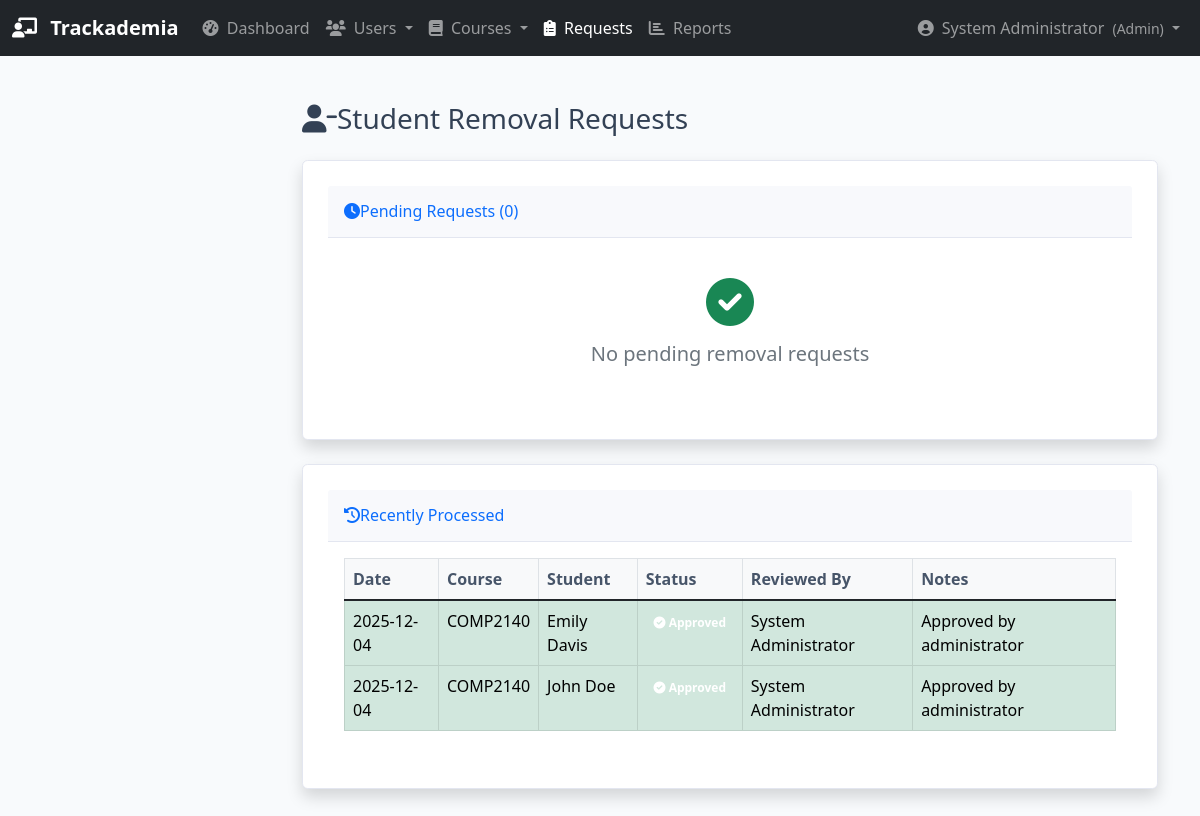
Page /admin/removal-requests (signed in) on the earlier database version.
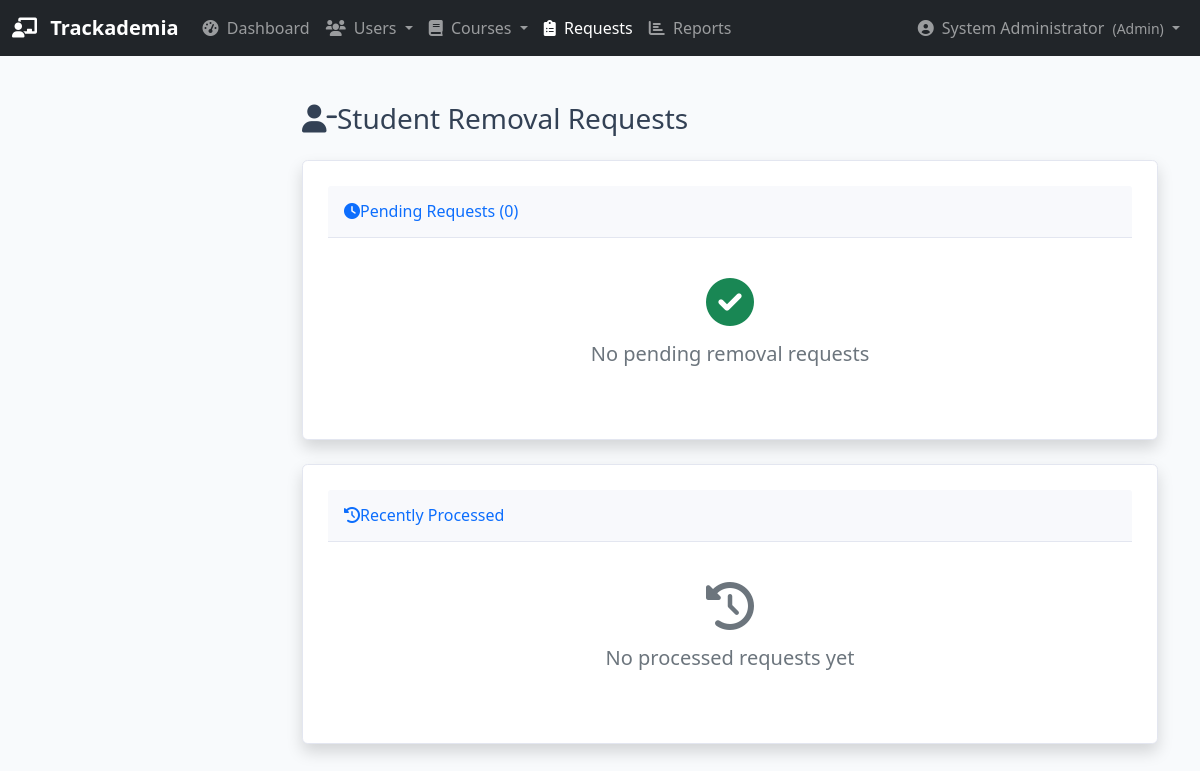
Same page on the later database version.
### database.py (models this page shows, shortened)
class User(db.Model):
    __tablename__ = 'users'
    id = db.Column(db.Integer, primary_key=True)
    username = db.Column(db.String(80), unique=True, nullable=False)
    password_hash = db.Column(db.String(200), nullable=False)
    name = db.Column(db.String(100), nullable=False)
    email = db.Column(db.String(120), unique=True, nullable=True)
    user_type = db.Column(db.String(20), nullable=False)  # 'admin', 'lecturer', or 'student'
    is_active = db.Column(db.Boolean, default=True)
    created_at = db.Column(db.DateTime, default=datetime.utcnow)

class RemovalRequest(db.Model):
    __tablename__ = 'removal_requests'
    id = db.Column(db.Integer, primary_key=True)
    student_id = db.Column(db.Integer, db.ForeignKey('students.id'), nullable=False)
    course_id = db.Column(db.Integer, db.ForeignKey('courses.id'), nullable=False)
    lecturer_id = db.Column(db.Integer, db.ForeignKey('lecturers.id'), nullable=False)
    reason = db.Column(db.Text, nullable=False)
    status = db.Column(db.String(20), default='pending')  # pending, approved, rejected
    created_at = db.Column(db.DateTime, default=datetime.utcnow)
    reviewed_by = db.Column(db.Integer, db.ForeignKey('admins.id'), nullable=True)
    reviewed_at = db.Column(db.DateTime, nullable=True)
    review_notes = db.Column(db.Text, nullable=True)
    student = db.relationship('Student')
    course = db.relationship('Course')
    lecturer = db.relationship('Lecturer')
    admin_reviewer = db.relationship('Admin', foreign_keys=[reviewed_by])

class Course(db.Model):
    __tablename__ = 'courses'
    id = db.Column(db.Integer, primary_key=True)
    name = db.Column(db.String(200), nullable=False)
    code = db.Column(db.String(50), unique=True)
    description = db.Column(db.Text, nullable=True)
    credits = db.Column(db.Integer, default=3)
    semester = db.Column(db.String(50))  # Fall 2024, Spring 2025, etc.
    max_capacity = db.Column(db.Integer, default=30)
    lecturer_id = db.Column(db.Integer, db.ForeignKey('lecturers.id'), nullable=False)
    is_active = db.Column(db.Boolean, default=True)
    created_at = db.Column(db.DateTime, default=datetime.utcnow)
    students = db.relationship('Student',
                              secondary=enrollments,
                              back_populates='courses')
    sessions = db.relationship('Session', backref='course', lazy=True)

### app.py (the view)
@app.route('/admin/removal-requests')
def admin_removal_requests():
    if flask_session.get('user_type') != 'admin':
        flash('Access denied. Admin privileges required.', 'error')
        return redirect(url_for('login'))
    all_requests = db.session.query(RemovalRequest).order_by(RemovalRequest.created_at.desc()).all()
    pending_requests = [r for r in all_requests if r.status == 'pending']
    recent_requests = [r for r in all_requests if r.status != 'pending'][:10]  # Last 10 processed
    return render_template('admin_removal_requests.html',
                         pending_requests=pending_requests,
                         recent_requests=recent_requests)

### app.py (called while the page is built)
@app.before_request
def require_login():
    allowed_routes = ['login', 'static']
    if request.endpoint not in allowed_routes and 'user_id' not in flask_session:
        return redirect(url_for('login'))

@app.context_processor
def inject_pending_requests():
    if flask_session.get('user_type') == 'admin':
        pending_count = db.session.query(RemovalRequest).filter_by(status='pending').count()
        return dict(pending_requests_count=pending_count)
    return dict(pending_requests_count=0)

### templates/admin_removal_requests.html (shortened to what this page needs)
{% extends "base.html" %}
{% block content %}
<div class="container-fluid">
    <div class="d-sm-flex align-items-center justify-content-between mb-4">
        <h1 class="h3 mb-0 text-gray-800">
            <i class="fas fa-user-minus mr-2"></i>Student Removal Requests
        </h1>
    </div>
    <div class="card shadow mb-4">
        <div class="card-header py-3 d-flex justify-content-between align-items-center">
            <h6 class="m-0 font-weight-bold text-primary">
                <i class="fas fa-clock mr-2"></i>Pending Requests ({{ pending_requests|length }})
            </h6>
        </div>
        <div class="card-body">
            {% if pending_requests %}
            <div class="table-responsive">
                <table class="table table-bordered" id="pendingRequestsTable" width="100%" cellspacing="0">
                    <thead>
                        <tr>
                            <th>Date</th>
                            <th>Course</th>
                            <th>Student</th>
                            <th>Lecturer</th>
                            <th>Reason</th>
                            <th>Actions</th>
                        </tr>
                    </thead>
                    <tbody>
                        {% for request in pending_requests %}
                        <tr>
                            <td>{{ request.created_at.strftime('%Y-%m-%d') }}</td>
                            <td>
                                <strong>{{ request.course.code }}</strong><br>
                                <small class="text-muted">{{ request.course.name }}</small>
                            </td>
                            <td>
                                {{ request.student.user.name }}<br>
                                <small class="text-muted">{{ request.student.student_id }}</small>
                            </td>
                            <td>{{ request.lecturer.user.name }}</td>
                            <td>
                                <div class="reason-text" style="max-width: 200px;">
                                    {{ request.reason[:100] }}
                                    {% if request.reason|length > 100 %}
                                    ... <a href="#" class="text-primary" onclick="showFullReason('{{ request.id }}')">Read more</a>
                                    {% endif %}
                                </div>
                            </td>
                            <td>
                                <div class="btn-group-vertical">
                                    <button onclick="approveRequest('{{ request.id }}')"
                                            class="btn btn-success btn-sm mb-1">
                                        <i class="fas fa-check"></i> Approve
                                    </button>
                                    <button onclick="rejectRequest('{{ request.id }}')"
                                            class="btn btn-danger btn-sm mb-1">
                                        <i class="fas fa-times"></i> Reject
                                    </button>
                                    <button onclick="showRequestDetails('{{ request.id }}')"
                                            class="btn btn-info btn-sm">
                                        <i class="fas fa-eye"></i> Details
                                    </button>
                                </div>
                            </td>
                        </tr>
                        {% endfor %}
                    </tbody>
                </table>
            </div>
            {% else %}
            <div class="text-center py-4">
                <i class="fas fa-check-circle fa-3x text-success mb-3"></i>
                <h5 class="text-muted">No pending removal requests</h5>
            </div>
            {% endif %}
        </div>
    </div>
    <div class="card shadow">
        <div class="card-header py-3">
            <h6 class="m-0 font-weight-bold text-primary">
                <i class="fas fa-history mr-2"></i>Recently Processed
            </h6>
        </div>
        <div class="card-body">
            {% if recent_requests %}
            <div class="table-responsive">
                <table class="table table-bordered" width="100%" cellspacing="0">
                    <thead>
                        <tr>
                            <th>Date</th>
                            <th>Course</th>
                            <th>Student</th>
                            <th>Status</th>
                            <th>Reviewed By</th>
                            <th>Notes</th>
                        </tr>
                    </thead>
                    <tbody>
                        {% for request in recent_requests %}
                        <tr class="{% if request.status == 'approved' %}table-success{% else %}table-danger{% endif %}">
                            <td>{{ request.reviewed_at.strftime('%Y-%m-%d') if request.reviewed_at else 'N/A' }}</td>
                            <td>{{ request.course.code }}</td>
                            <td>{{ request.student.user.name }}</td>
                            <td>
                                <span class="badge badge-{% if request.status == 'approved' %}success{% else %}danger{% endif %}">
                                    {% if request.status == 'approved' %}
                                    <i class="fas fa-check-circle"></i> Approved
                                    {% else %}
                                    <i class="fas fa-times-circle"></i> Rejected
                                    {% endif %}
                                </span>
                            </td>
                            <td>{{ request.admin_reviewer.user.name if request.admin_reviewer else 'N/A' }}</td>
                            <td>
                                {% if request.review_notes %}
                                {{ request.review_notes[:50] }}{% if request.review_notes|length > 50 %}...{% endif %}
                                {% else %}
                                <span class="text-muted">No notes</span>
                                {% endif %}
                            </td>
                        </tr>
                        {% endfor %}
                    </tbody>
                </table>
            </div>
            {% else %}
            <div class="text-center py-4">
                <i class="fas fa-history fa-3x text-muted mb-3"></i>
                <h5 class="text-muted">No processed requests yet</h5>
            </div>
            {% endif %}
        </div>
    </div>
</div>
{% endblock %}

### templates/base.html (shortened to what this page needs)
<!DOCTYPE html>
<html lang="en">
<head>
    <link href="https://cdn.jsdelivr.net/npm/bootstrap@5.1.3/dist/css/bootstrap.min.css" rel="stylesheet">
    <link rel="stylesheet" href="{{ url_for('static', filename='css/style.css') }}">
    <link rel="stylesheet" href="https://cdnjs.cloudflare.com/ajax/libs/font-awesome/6.0.0/css/all.min.css">
</head>
<body>
    <nav class="navbar navbar-expand-lg navbar-dark bg-dark">
        <div class="container-fluid">
            <a class="navbar-brand" href="{{ url_for('index') }}">
                <i class="fas fa-chalkboard-teacher me-2"></i>
                <strong>Trackademia</strong>
            </a>
            <div class="collapse navbar-collapse" id="navbarNav">
                <ul class="navbar-nav me-auto">
                    {% if 'user_id' in session %}
                        {% if session.user_type == 'admin' %}
                            <li class="nav-item">
                                <a class="nav-link {{ 'active' if request.endpoint == 'admin_dashboard' }}"
                                   href="{{ url_for('admin_dashboard') }}">
                                    <i class="fas fa-tachometer-alt me-1"></i> Dashboard
                                </a>
                            </li>
                            <li class="nav-item dropdown">
                                <a class="nav-link dropdown-toggle" href="#" id="usersDropdown" role="button"
                                   data-bs-toggle="dropdown">
                                    <i class="fas fa-users me-1"></i> Users
                                </a>
                            </li>
                            <li class="nav-item dropdown">
                                <a class="nav-link dropdown-toggle" href="#" id="coursesDropdown" role="button"
                                   data-bs-toggle="dropdown">
                                    <i class="fas fa-book me-1"></i> Courses
                                </a>
                            </li>
                            <li class="nav-item">
                                <a class="nav-link {{ 'active' if request.endpoint == 'admin_removal_requests' }}"
                                   href="{{ url_for('admin_removal_requests') }}">
                                    <i class="fas fa-clipboard-list me-1"></i> Requests
                                </a>
                            </li>
                            <li class="nav-item">
                                <a class="nav-link {{ 'active' if request.endpoint == 'admin_reports' }}"
                                   href="{{ url_for('admin_reports') }}">
                                    <i class="fas fa-chart-bar me-1"></i> Reports
                                </a>
                            </li>
                        {% endif %}
                    {% endif %}
                </ul>
                <ul class="navbar-nav ms-auto">
                    {% if 'user_id' in session %}
                        <li class="nav-item dropdown">
                            <a class="nav-link dropdown-toggle" href="#" id="userDropdown" role="button"
                               data-bs-toggle="dropdown">
                                <i class="fas fa-user-circle me-1"></i> {{ session.name }}
                                <small class="ms-1">({{ session.user_type|title }})</small>
                            </a>
                        </li>
                    {% else %}
                        <li class="nav-item">
                            <a class="nav-link" href="{{ url_for('login') }}">
                                <i class="fas fa-sign-in-alt me-1"></i> Login
                            </a>
                        </li>
                    {% endif %}
                </ul>
            </div>
        </div>
    </nav>
    <div class="main-content">
        {% block content %}{% endblock %}
    </div>
</body>
</html>

### static/css/style.css (style rules this page uses)
:root { --primary-color: #2563eb; --secondary-color: #1e40af; --success-color: #10b981; --danger-color: #ef4444; --warning-color: #f59e0b; --background-color: #f8fafc; --sidebar-width: 260px; }
* { margin: 0; padding: 0; box-sizing: border-box; }
body { font-family: 'Segoe UI', Tahoma, Geneva, Verdana, sans-serif; background-color: var(--background-color); color: #334155; }
.main-content { margin-left: var(--sidebar-width); padding: 30px; min-height: 100vh; }
.card { background: white; border-radius: 12px; padding: 25px; box-shadow: 0 2px 10px rgba(0, 0, 0, 0.08); transition: transform 0.3s ease; }

### templates/admin_removal_requests.html (style rules this page uses)
.card { margin-bottom: 1.5rem; border: 1px solid #e3e6f0; border-radius: 0.35rem; }
.card-header { background-color: #f8f9fc; border-bottom: 1px solid #e3e6f0; }
.text-muted { color: #6c757d !important; }

Differences in the rows shown:
no longer on this page (row edited): User: name "System Administrator"
removed RemovalRequest: reviewed_at "2025-12-04", course.code "COMP2140", student.user.name "Emily Davis", status "approved" (drawn), admin_reviewer.user "System Administrator", review_notes "Approved by administrator"
removed RemovalRequest: reviewed_at "2025-12-04", course.code "COMP2140", student.user.name "John Doe", status "approved" (drawn), admin_reviewer.user "System Administrator", review_notes "Approved by administrator"
Other differences:
{{ session.name }}: (not shown) → "System Administrator"
text no longer shown: "Date Course Student Status Reviewed By Notes"
text now shown: "No processed requests yet"
